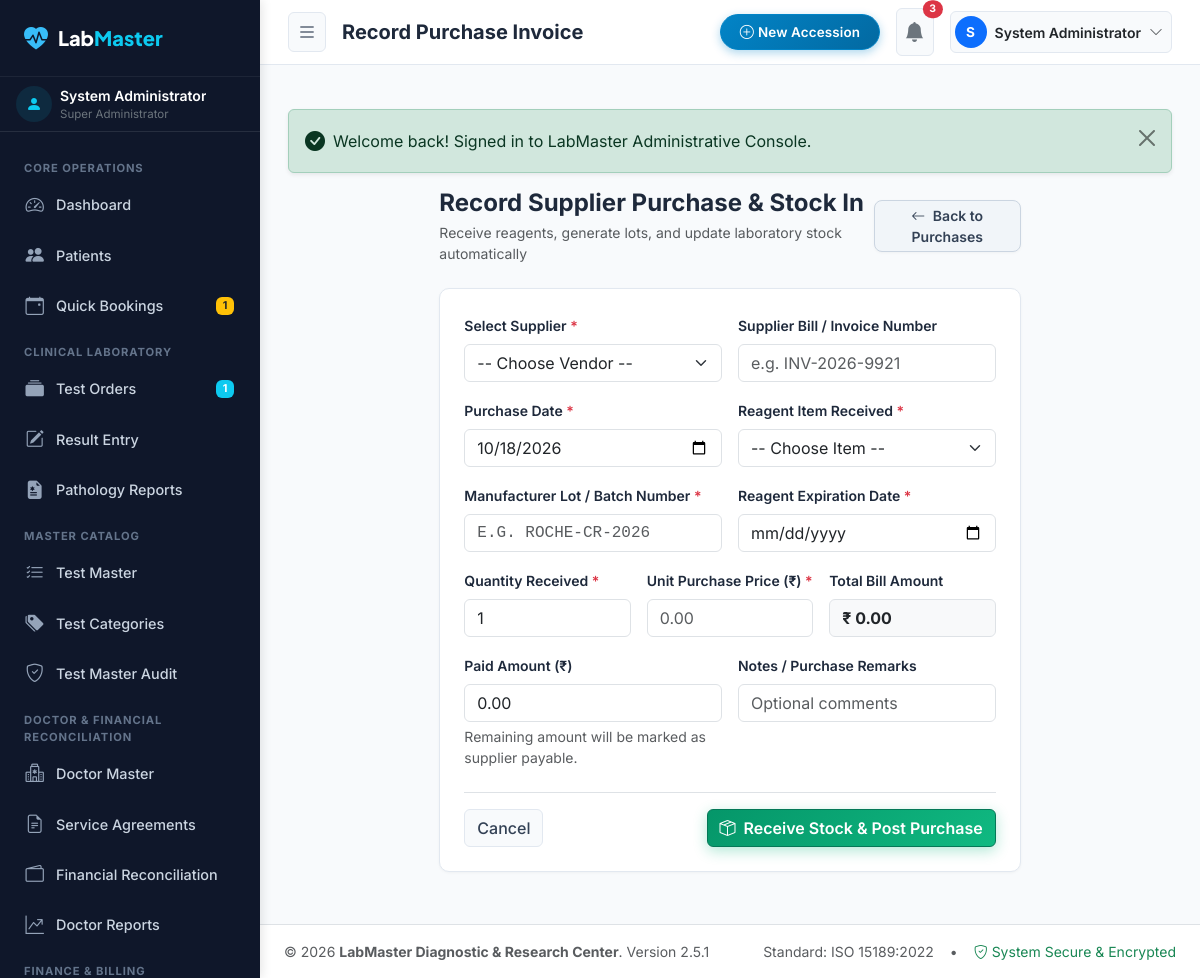
Screenshot of /admin/suppliers/create_purchase.php (signed in) with the database file from the repository.
### tables this page shows
CREATE TABLE `users` (
  `id` INT AUTO_INCREMENT PRIMARY KEY,
  `role_id` INT NOT NULL,
  `username` VARCHAR(50) NOT NULL UNIQUE,
  `email` VARCHAR(100) NOT NULL UNIQUE,
  `password_hash` VARCHAR(255) NOT NULL,
  `full_name` VARCHAR(100) NOT NULL,
  `phone` VARCHAR(20) NULL,
  `designation` VARCHAR(100) NULL,
  `qualification` VARCHAR(150) NULL,
  `registration_number` VARCHAR(50) NULL,
  `signature_image` VARCHAR(255) NULL,
  `is_active` TINYINT(1) DEFAULT 1,
  `failed_logins` INT DEFAULT 0,
  `lockout_until` DATETIME NULL,
  `last_login` DATETIME NULL,
  `created_at` TIMESTAMP DEFAULT CURRENT_TIMESTAMP,
  `updated_at` TIMESTAMP DEFAULT CURRENT_TIMESTAMP ON UPDATE CURRENT_TIMESTAMP,
  FOREIGN KEY (`role_id`) REFERENCES `roles`(`id`),
  INDEX (`username`),
  INDEX (`email`)
);

CREATE TABLE `roles` (
  `id` INT AUTO_INCREMENT PRIMARY KEY,
  `name` VARCHAR(50) NOT NULL UNIQUE,
  `slug` VARCHAR(50) NOT NULL UNIQUE,
  `description` VARCHAR(255) NULL,
  `is_system` TINYINT(1) DEFAULT 0,
  `created_at` TIMESTAMP DEFAULT CURRENT_TIMESTAMP
);

### admin/suppliers/create_purchase.php (the view, shortened to what the rows shown need)
<?php
$pageTitle = 'Record Purchase Invoice';
require_once dirname(__DIR__) . '/includes/auth_guard.php';
require_once dirname(__DIR__) . '/includes/header.php';
?>
<div class="row justify-content-center">
  <div class="col-lg-8">
    <div class="d-flex justify-content-between align-items-center mb-4">
      <div>
        <h2 class="h4 fw-bold mb-1">Record Supplier Purchase & Stock In</h2>
      </div>
    </div>
  </div>
</div>
<?php require_once dirname(__DIR__) . '/includes/footer.php'; ?>

### admin/includes/header.php (shortened to what the rows shown need)
<?php
require_once __DIR__ . '/auth_guard.php';
$pageTitle = $pageTitle ?? 'Admin Control Center';
?>
<!DOCTYPE html>
<html lang="en">
<head>
  <link href="https://cdn.jsdelivr.net/npm/bootstrap@5.3.3/dist/css/bootstrap.min.css" rel="stylesheet">
  <link rel="stylesheet" href="https://cdn.jsdelivr.net/npm/bootstrap-icons@1.11.3/font/bootstrap-icons.min.css">
  <link rel="stylesheet" href="<?= ASSETS_URL ?>/css/admin.css?v=<?= APP_VERSION ?>">
</head>
<body class="admin-body">
  <?php require_once __DIR__ . '/sidebar.php'; ?>
  <div class="admin-wrapper">
    <header class="admin-topbar">
      <div class="d-flex align-items-center gap-3">
        <h1 class="h5 mb-0 fw-bold d-none d-md-block text-truncate" style="max-width: 450px;">
          <?= e($pageTitle) ?>
        </h1>
      </div>
      <div class="d-flex align-items-center gap-3">
        <div class="dropdown">
          <button class="btn btn-light border-0 d-flex align-items-center gap-2 p-1 pe-2 rounded-pill" type="button" data-bs-toggle="dropdown" aria-expanded="false">
            <div class="rounded-circle bg-primary text-white d-flex align-items-center justify-content-center" style="width: 32px; height: 32px; font-size: 0.85rem; font-weight: 700;">
              <?= strtoupper(substr($currentUser['full_name'], 0, 1)) ?>
            </div>
            <span class="small fw-semibold text-dark d-none d-md-inline"><?= e($currentUser['full_name']) ?></span>
            <i class="bi bi-chevron-down text-muted small"></i>
          </button>
        </div>
      </div>
    </header>
    <main class="admin-content">

### admin/includes/sidebar.php (shortened to what the rows shown need)
<aside class="admin-sidebar">
  <div class="px-3 py-2 border-bottom border-secondary border-opacity-25 d-flex align-items-center gap-2">
    <div class="overflow-hidden">
      <div class="text-white text-truncate fw-semibold small"><?= e($currentUser['full_name']) ?></div>
      <div class="text-secondary text-truncate" style="font-size: 0.72rem;"><?= e($currentUser['role_name']) ?></div>
    </div>
  </div>
</aside>

### rows the page displays
users: full_name "System Administrator", role.name "Super Administrator", full_name "S"

### other values shown
$pendingBookingsCount "1"
$ordersProcessingCount "1"
$pageTitle "Record Purchase Invoice"
$unreadNotifCount "3"
$flash['message'] "Welcome back! Signed in to LabMaster Administrative Console."
Settings::get('lab_name', 'LabMaster Diagnostics') "LabMaster Diagnostic & Research Center"
APP_VERSION "2.5.1"
